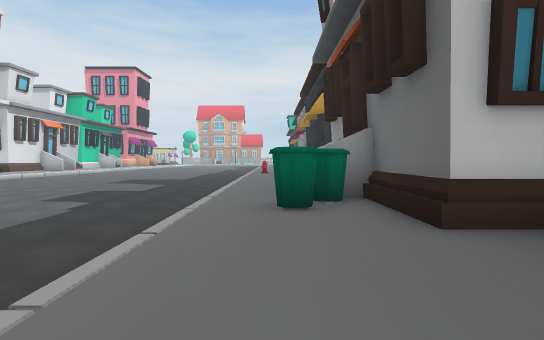
view 1 (above)

18 first-person views from a walk through a scene from a Unity 3-D project. The camera is 1.4 m above the floor, tilts 2° down and sees 85° across. The floor is counted in squares, 2 m on a side. Each view is taken from the middle of a square. On the plan, view 1 faces up. The plan holds only what a view shows up to about 10 squares ahead; the rest is blank. The place goes on beyond the plan. The player character is not drawn. Some animated figures are not drawn.

view 2
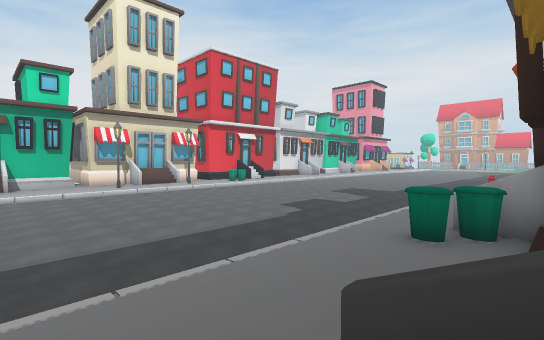

view 3
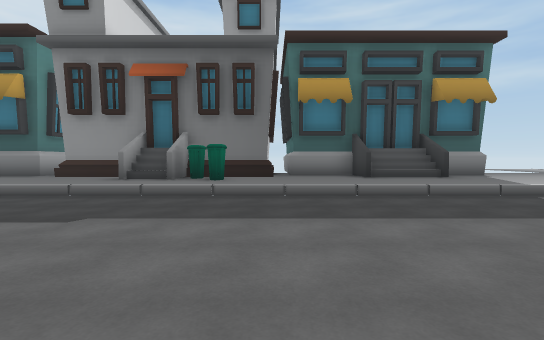

view 4
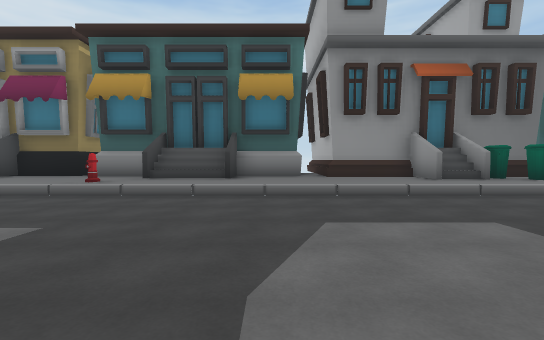

view 5
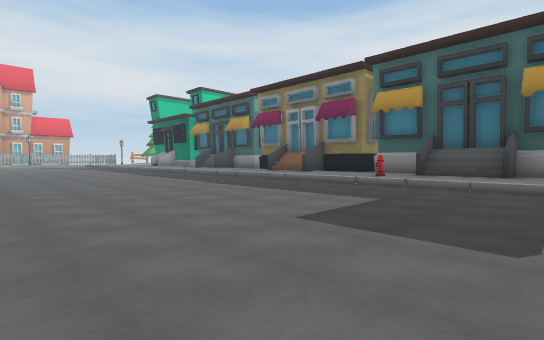

view 6
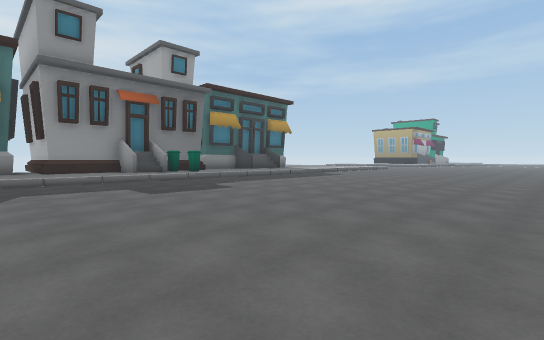

view 7
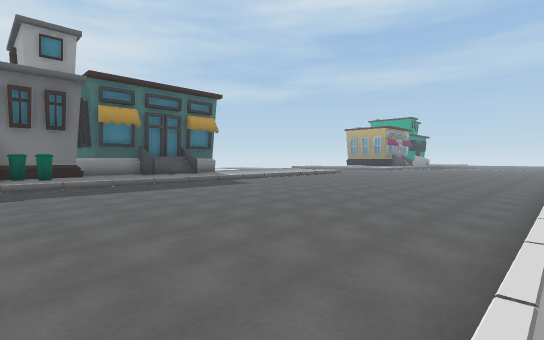

view 8
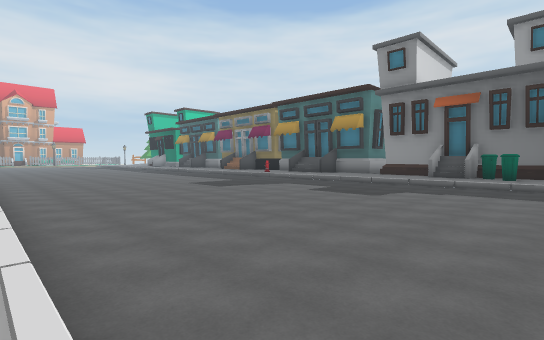

view 9
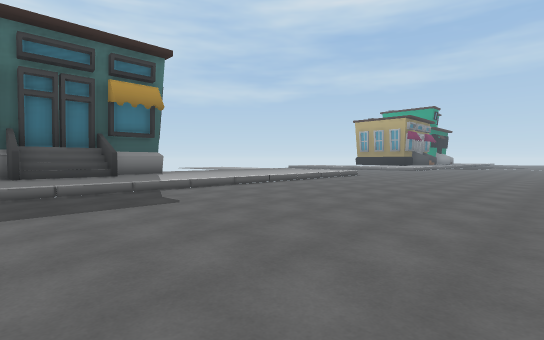

view 10
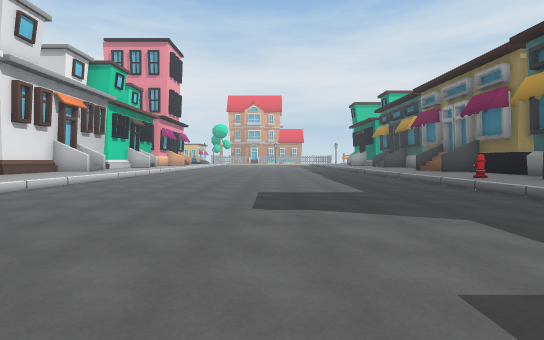

view 11
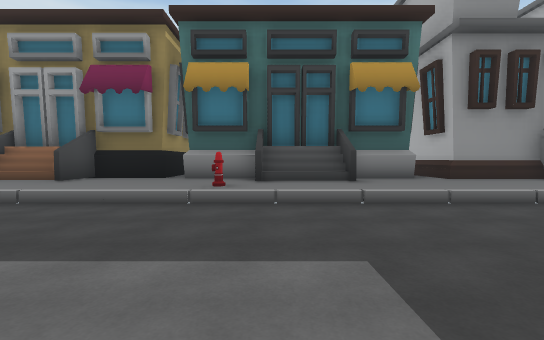

view 12
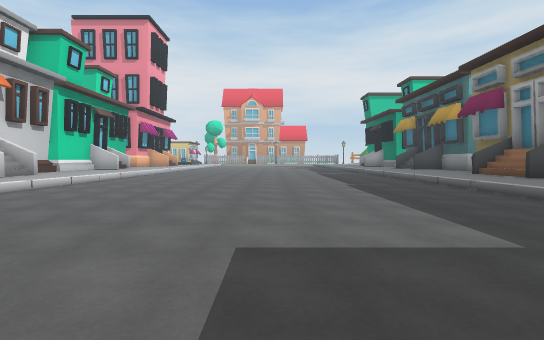

view 13
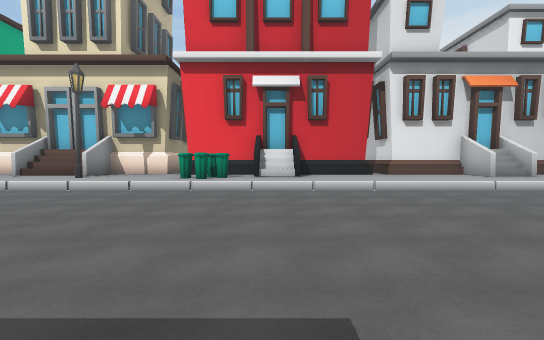

view 14
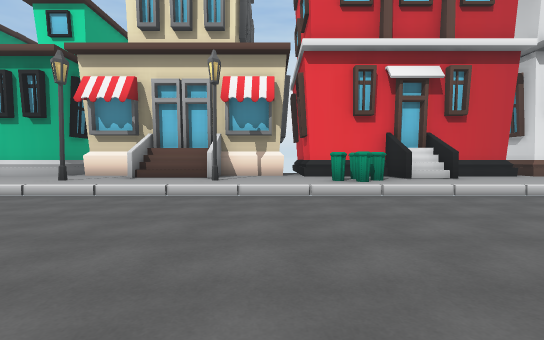

view 15
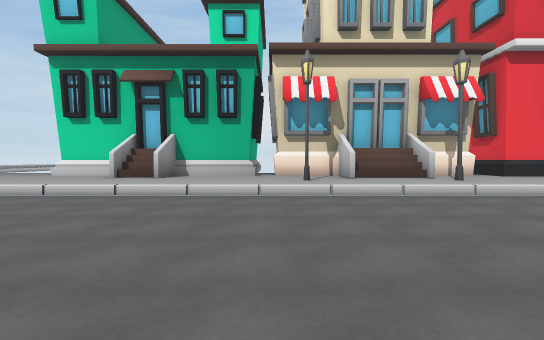

view 16
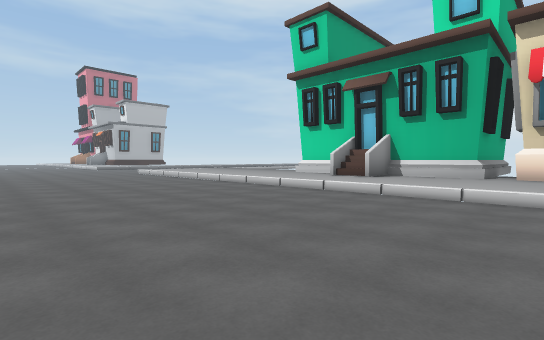

view 17
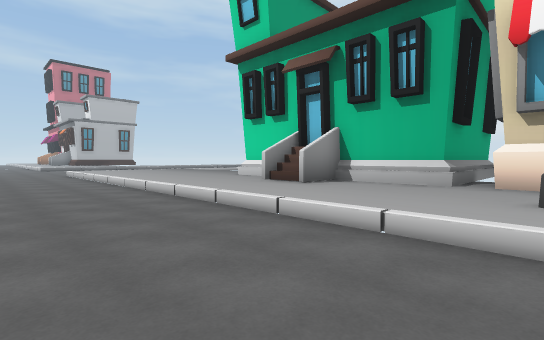

view 18
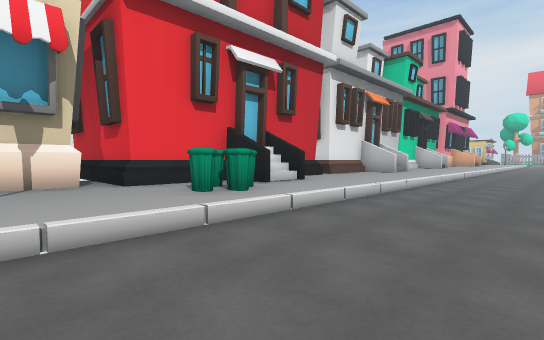

### Floor plan
Key: @ floor where view 1 was taken; # wall or solid block; . main floor; : floor 0.5 m higher than the main floor; / step, stairs or slope; B building; I bin; H hydrant; L lamp.
Columns run from 20 left of view 1 to 3 right of it. Each row starts with its distance up from view 1.
 21      #B:/........../:BB
 20      BB:/..........///B
 19       ::/........../:BB
 18       ::/........../:::
 17     ##::/........../:::#
 16      #::/........../::##
 15      #::/........../H:#
 14      #B:/........../:B#
 13      #B:/..........///#
 12      #::/........../:B#
 11      #II/........../::##
 10 BBBB##::/........../:::#
  9     #:::/........../::##
  8     #::L/........../::#
  7      BB:/........../:B#
  6       ///..........///#
  5      BB:/........../II#
  4     #::L/........../I:#
  3     #:::/........../::##
  2 BBB##:::/........../:::#
  1     #:::/........../:::#
  0     #BB:/........../@:/#
 -1     #BB:/........../::/#
 -2     #:::/........../::B#
 -3     #:::/........../:::#
 -4      :::/........../:::#

Where each view was taken, in squares from view 1:
view 1: 0 up, 0 right, facing up
view 2: 1 down, 2 right, facing up-left
view 3: 3 up, 7 left, facing right
view 4: 11 up, 7 left, facing right
view 5: 11 up, 9 left, facing up-right
view 6: 11 up, 11 left, facing down-right
view 7: 6 up, 12 left, facing down-right
view 8: 3 up, 12 left, facing up-right
view 9: 1 up, 8 left, facing down-right
view 10: 7 up, 6 left, facing up
view 11: 14 up, 6 left, facing right
view 12: 11 up, 6 left, facing up
view 13: 13 up, 5 left, facing left
view 14: 9 up, 6 left, facing left
view 15: 3 up, 6 left, facing left
view 16: 4 up, 6 left, facing down-left
view 17: 4 up, 9 left, facing down-left
view 18: 8 up, 9 left, facing up-left
